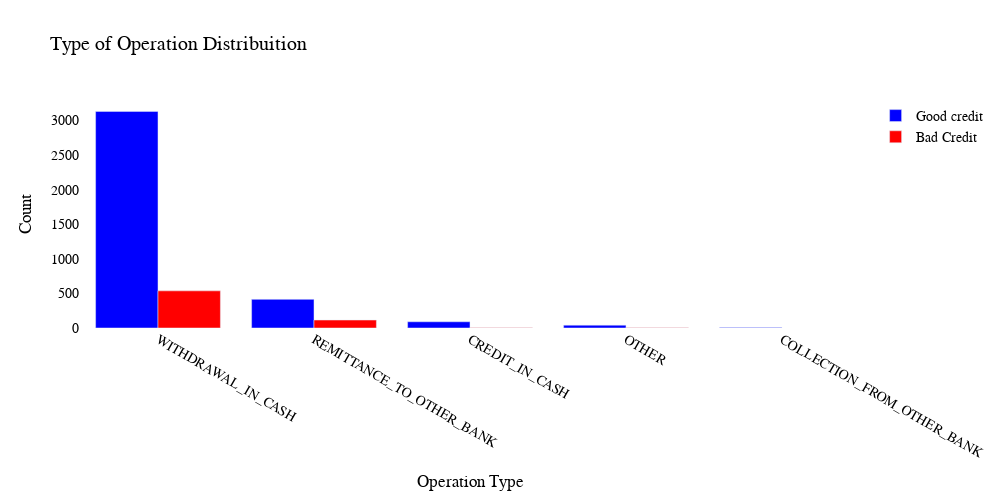

Notebook code cell kept with this figure:
### Code cell
#First plot
trace0 = go.Bar(
    x = df[df["TARGET"]== 0]["MOST_COMMON_TRANS_OPERATION"].value_counts().index.values,
    y = df[df["TARGET"]== 0]["MOST_COMMON_TRANS_OPERATION"].value_counts().values,
    name='Good credit',
    marker=dict(
        color='blue' # blue color
    )
)

#Second plot
trace1 = go.Bar(
    x = df[df["TARGET"]== 1]["MOST_COMMON_TRANS_OPERATION"].value_counts().index.values,
    y = df[df["TARGET"]== 1]["MOST_COMMON_TRANS_OPERATION"].value_counts().values,
    name="Bad Credit",
    marker=dict(
        color='red' # red color
    )
)

data = [trace0, trace1]

layout = go.Layout(
    title='Type of Operation Distribuition',
    width=1000,
    height=500,
    plot_bgcolor='white',
    xaxis=dict(
        title='Operation Type',
        showgrid=False,
        zeroline=False,
        showline=False
    ),
    yaxis=dict(
        title='Count',
        showgrid=False,
        zeroline=False,
        showline=False
    ),
    font=dict(
        family='Arial, sans-serif',
        size=14,
        color='black'
    )
)

fig = go.Figure(data=data, layout=layout)
fig.show()

### Figure 1 — Plotly figure (JSON) as saved in the notebook; plotly's stock layout.template omitted (floating-point values rounded to 4 significant figures)
{"data": [{"marker": {"color": "blue"}, "name": "Good credit", "type": "bar", "x": ["WITHDRAWAL_IN_CASH", "REMITTANCE_TO_OTHER_BANK", "CREDIT_IN_CASH", "OTHER", "COLLECTION_FROM_OTHER_BANK"], "y": [3132, 414, 90, 41, 6]}, {"marker": {"color": "red"}, "name": "Bad Credit", "type": "bar", "x": ["WITHDRAWAL_IN_CASH", "REMITTANCE_TO_OTHER_BANK", "CREDIT_IN_CASH", "OTHER"], "y": [537, 115, 4, 4]}], "layout": {"font": {"color": "black", "family": "Arial, sans-serif", "size": 14}, "height": 500, "plot_bgcolor": "white", "title": {"text": "Type of Operation Distribuition"}, "width": 1000, "xaxis": {"showgrid": false, "showline": false, "title": {"text": "Operation Type"}, "zeroline": false}, "yaxis": {"showgrid": false, "showline": false, "title": {"text": "Count"}, "zeroline": false}}}
